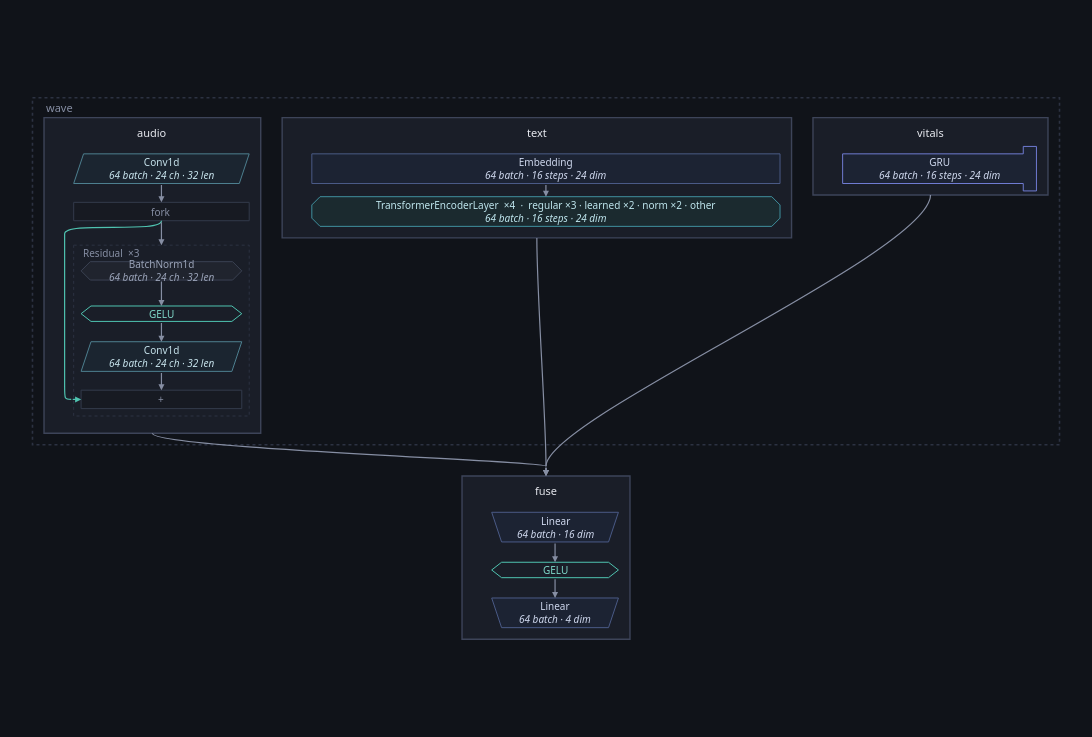

Notebook code for this chart:
### Code cell
healthy.figure(inside=architecture(healthy, ONE))

### Figure 1 — Plotly figure (JSON) as saved in the notebook; plotly's stock layout.template omitted (floating-point values rounded to 4 significant figures)
{"data": [{"hoverinfo": "text", "hovertext": ["<b>audio</b><br>class: Audio<br>device: cpu", "<b>text</b><br>class: Text<br>device: cpu", "<b>vitals</b><br>class: Vitals<br>device: cpu", "<b>fuse</b><br>class: Fuse<br>device: cpu"], "marker": {"opacity": 0, "size": 1}, "mode": "markers", "showlegend": false, "type": "scatter", "x": [145.5, 612.1, 1090.0, 623.2], "y": [215.5, 97.0, 71.0, 558.0]}], "layout": {"annotations": [{"align": "left", "font": {"color": "#868ea3", "family": "system-ui, -apple-system, Segoe UI, Roboto, sans-serif", "size": 11}, "showarrow": false, "text": "wave", "x": 14.0, "xanchor": "left", "y": 12.0, "yanchor": "middle"}, {"align": "center", "font": {"color": "#e7e9ef", "family": "system-ui, -apple-system, Segoe UI, Roboto, sans-serif", "size": 11}, "showarrow": false, "text": "audio", "x": 145.5, "xanchor": "center", "y": 41.5, "yanchor": "middle"}, {"align": "center", "font": {"color": "#c7e3ec", "family": "system-ui, -apple-system, Segoe UI, Roboto, sans-serif", "size": 10}, "showarrow": false, "text": "Conv1d<br><i>64 batch · 24 ch · 32 len</i>", "x": 156.5, "xanchor": "center", "y": 86.0, "yanchor": "middle"}, {"align": "center", "font": {"color": "#868ea3", "family": "system-ui, -apple-system, Segoe UI, Roboto, sans-serif", "size": 10}, "showarrow": false, "text": "fork", "x": 156.5, "xanchor": "center", "y": 138.0, "yanchor": "middle"}, {"align": "center", "font": {"color": "#9aa3b8", "family": "system-ui, -apple-system, Segoe UI, Roboto, sans-serif", "size": 10}, "showarrow": false, "text": "BatchNorm1d<br><i>64 batch · 24 ch · 32 len</i>", "x": 156.5, "xanchor": "center", "y": 210.0, "yanchor": "middle"}, {"align": "center", "font": {"color": "#7fd8c9", "family": "system-ui, -apple-system, Segoe UI, Roboto, sans-serif", "size": 10}, "showarrow": false, "text": "GELU", "x": 156.5, "xanchor": "center", "y": 262.0, "yanchor": "middle"}, {"align": "center", "font": {"color": "#c7e3ec", "family": "system-ui, -apple-system, Segoe UI, Roboto, sans-serif", "size": 10}, "showarrow": false, "text": "Conv1d<br><i>64 batch · 24 ch · 32 len</i>", "x": 156.5, "xanchor": "center", "y": 314.0, "yanchor": "middle"}, {"align": "center", "font": {"color": "#868ea3", "family": "system-ui, -apple-system, Segoe UI, Roboto, sans-serif", "size": 10}, "showarrow": false, "text": "+", "x": 156.5, "xanchor": "center", "y": 366.0, "yanchor": "middle"}, {"align": "left", "font": {"color": "#868ea3", "family": "system-ui, -apple-system, Segoe UI, Roboto, sans-serif", "size": 10}, "showarrow": false, "text": "Residual  ×3", "x": 59.0, "xanchor": "left", "y": 188.8, "yanchor": "middle"}, {"align": "center", "font": {"color": "#e7e9ef", "family": "system-ui, -apple-system, Segoe UI, Roboto, sans-serif", "size": 11}, "showarrow": false, "text": "text", "x": 612.1, "xanchor": "center", "y": 41.5, "yanchor": "middle"}, {"align": "center", "font": {"color": "#cfd8ee", "family": "system-ui, -apple-system, Segoe UI, Roboto, sans-serif", "size": 10}, "showarrow": false, "text": "Embedding<br><i>64 batch · 16 steps · 24 dim</i>", "x": 623.1, "xanchor": "center", "y": 86.0, "yanchor": "middle"}, {"align": "center", "font": {"color": "#bfe6ee", "family": "system-ui, -apple-system, Segoe UI, Roboto, sans-serif", "size": 10}, "showarrow": false, "text": "TransformerEncoderLayer  ×4  ·  regular ×3 · learned ×2 · norm ×2 · other<br><i>64 batch · 16 steps · 24 dim</i>", "x": 623.1, "xanchor": "center", "y": 138.0, "yanchor": "middle"}, {"align": "center", "font": {"color": "#e7e9ef", "family": "system-ui, -apple-system, Segoe UI, Roboto, sans-serif", "size": 11}, "showarrow": false, "text": "vitals", "x": 1090.0, "xanchor": "center", "y": 41.5, "yanchor": "middle"}, {"align": "center", "font": {"color": "#cfd8ee", "family": "system-ui, -apple-system, Segoe UI, Roboto, sans-serif", "size": 10}, "showarrow": false, "text": "GRU<br><i>64 batch · 16 steps · 24 dim</i>", "x": 1101.0, "xanchor": "center", "y": 86.0, "yanchor": "middle"}, {"align": "center", "font": {"color": "#e7e9ef", "family": "system-ui, -apple-system, Segoe UI, Roboto, sans-serif", "size": 11}, "showarrow": false, "text": "fuse", "x": 623.2, "xanchor": "center", "y": 476.5, "yanchor": "middle"}, {"align": "center", "font": {"color": "#cfd8ee", "family": "system-ui, -apple-system, Segoe UI, Roboto, sans-serif", "size": 10}, "showarrow": false, "text": "Linear<br><i>64 batch · 16 dim</i>", "x": 634.2, "xanchor": "center", "y": 521.0, "yanchor": "middle"}, {"align": "center", "font": {"color": "#7fd8c9", "family": "system-ui, -apple-system, Segoe UI, Roboto, sans-serif", "size": 10}, "showarrow": false, "text": "GELU", "x": 634.2, "xanchor": "center", "y": 573.0, "yanchor": "middle"}, {"align": "center", "font": {"color": "#cfd8ee", "family": "system-ui, -apple-system, Segoe UI, Roboto, sans-serif", "size": 10}, "showarrow": false, "text": "Linear<br><i>64 batch · 4 dim</i>", "x": 634.2, "xanchor": "center", "y": 625.0, "yanchor": "middle"}, {"arrowcolor": "#868ea3", "arrowhead": 2, "arrowsize": 1, "arrowwidth": 1.2, "ax": 156.5, "axref": "x", "ay": 149.2, "ayref": "y", "showarrow": true, "text": "", "x": 156.5, "xref": "x", "y": 178.8, "yref": "y"}, {"arrowcolor": "#868ea3", "arrowhead": 2, "arrowsize": 1, "arrowwidth": 1.2, "ax": 156.5, "axref": "x", "ay": 221.2, "ayref": "y", "showarrow": true, "text": "", "x": 156.5, "xref": "x", "y": 252.6, "yref": "y"}, {"arrowcolor": "#868ea3", "arrowhead": 2, "arrowsize": 1, "arrowwidth": 1.2, "ax": 156.5, "axref": "x", "ay": 271.4, "ayref": "y", "showarrow": true, "text": "", "x": 156.5, "xref": "x", "y": 296.0, "yref": "y"}, {"arrowcolor": "#4fc3b0", "arrowhead": 2, "arrowsize": 1, "arrowwidth": 1.2, "ax": 47.0, "axref": "x", "ay": 366.0, "ayref": "y", "showarrow": true, "text": "", "x": 59.0, "xref": "x", "y": 366.0, "yref": "y"}, {"arrowcolor": "#868ea3", "arrowhead": 2, "arrowsize": 1, "arrowwidth": 1.2, "ax": 156.5, "axref": "x", "ay": 332.0, "ayref": "y", "showarrow": true, "text": "", "x": 156.5, "xref": "x", "y": 354.8, "yref": "y"}, {"arrowcolor": "#868ea3", "arrowhead": 2, "arrowsize": 1, "arrowwidth": 1.2, "ax": 156.5, "axref": "x", "ay": 104.0, "ayref": "y", "showarrow": true, "text": "", "x": 156.5, "xref": "x", "y": 126.8, "yref": "y"}, {"arrowcolor": "#868ea3", "arrowhead": 2, "arrowsize": 1, "arrowwidth": 1.2, "ax": 623.1, "axref": "x", "ay": 104.0, "ayref": "y", "showarrow": true, "text": "", "x": 623.1, "xref": "x", "y": 120.0, "yref": "y"}, {"arrowcolor": "#868ea3", "arrowhead": 2, "arrowsize": 1, "arrowwidth": 1.2, "ax": 634.2, "axref": "x", "ay": 539.0, "ayref": "y", "showarrow": true, "text": "", "x": 634.2, "xref": "x", "y": 563.6, "yref": "y"}, {"arrowcolor": "#868ea3", "arrowhead": 2, "arrowsize": 1, "arrowwidth": 1.2, "ax": 634.2, "axref": "x", "ay": 582.4, "ayref": "y", "showarrow": true, "text": "", "x": 634.2, "xref": "x", "y": 607.0, "yref": "y"}, {"arrowcolor": "#868ea3", "arrowhead": 2, "arrowsize": 1, "arrowwidth": 1.2, "ax": 623.2, "axref": "x", "ay": 447.0, "ayref": "y", "showarrow": true, "text": "", "x": 623.2, "xref": "x", "y": 459.0, "yref": "y"}, {"arrowcolor": "#868ea3", "arrowhead": 2, "arrowsize": 1, "arrowwidth": 1.2, "ax": 623.2, "axref": "x", "ay": 447.0, "ayref": "y", "showarrow": true, "text": "", "x": 623.2, "xref": "x", "y": 459.0, "yref": "y"}, {"arrowcolor": "#868ea3", "arrowhead": 2, "arrowsize": 1, "arrowwidth": 1.2, "ax": 623.2, "axref": "x", "ay": 447.0, "ayref": "y", "showarrow": true, "text": "", "x": 623.2, "xref": "x", "y": 459.0, "yref": "y"}], "font": {"color": "#e7e9ef", "family": "system-ui, -apple-system, Segoe UI, Roboto, sans-serif", "size": 12}, "height": 737.0, "hoverlabel": {"align": "left", "bgcolor": "#1a1e28", "bordercolor": "#2c3242", "font": {"color": "#e7e9ef", "family": "system-ui, -apple-system, Segoe UI, Roboto, sans-serif"}}, "legend": {"bgcolor": "rgba(0,0,0,0)", "font": {"color": "#868ea3"}, "orientation": "h", "x": 1, "xanchor": "right", "y": 1.02, "yanchor": "bottom"}, "margin": {"b": 16, "l": 16, "r": 16, "t": 16}, "paper_bgcolor": "#101319", "plot_bgcolor": "#101319", "shapes": [{"fillcolor": "rgba(0,0,0,0)", "layer": "below", "line": {"color": "#2c3242", "dash": "dot", "width": 1.6}, "type": "rect", "x0": 0.0, "x1": 1246.0, "y0": 0.0, "y1": 421.0}, {"fillcolor": "#1a1e28", "layer": "below", "line": {"color": "#3d4459", "width": 1.4}, "type": "rect", "x0": 14.0, "x1": 277.0, "y0": 24.0, "y1": 407.0}, {"fillcolor": "#1b2530", "layer": "below", "line": {"color": "#4d7f8f", "width": 1.0}, "path": "M 62.0,68.0 L 263.0,68.0 L 251.0,104.0 L 50.0,104.0 Z", "type": "path", "xref": "x", "yref": "y"}, {"fillcolor": "#171a22", "layer": "below", "line": {"color": "#333a4b", "width": 1.0}, "path": "M 50.0,126.84 L 263.0,126.84 L 263.0,149.16 L 50.0,149.16 Z", "type": "path", "xref": "x", "yref": "y"}, {"fillcolor": "#20242e", "layer": "below", "line": {"color": "#3a4152", "width": 1.0}, "path": "M 70.16,198.84 L 242.84,198.84 L 254.0,210.0 L 242.84,221.16 L 70.16,221.16 L 59.0,210.0 Z", "type": "path", "xref": "x", "yref": "y"}, {"fillcolor": "rgba(0,0,0,0)", "layer": "below", "line": {"color": "#4fc3b0", "width": 1.0}, "path": "M 59.0,262.0 L 71.0,252.64 L 242.0,252.64 L 254.0,262.0 L 242.0,271.36 L 71.0,271.36 Z", "type": "path", "xref": "x", "yref": "y"}, {"fillcolor": "#1b2530", "layer": "below", "line": {"color": "#4d7f8f", "width": 1.0}, "path": "M 71.0,296.0 L 254.0,296.0 L 242.0,332.0 L 59.0,332.0 Z", "type": "path", "xref": "x", "yref": "y"}, {"fillcolor": "#171a22", "layer": "below", "line": {"color": "#333a4b", "width": 1.0}, "path": "M 59.0,354.84 L 254.0,354.84 L 254.0,377.15999999999997 L 59.0,377.15999999999997 Z", "type": "path", "xref": "x", "yref": "y"}, {"layer": "below", "line": {"color": "#2c3242", "dash": "dot", "width": 1.0}, "type": "rect", "x0": 50.0, "x1": 263.0, "y0": 178.8, "y1": 386.2}, {"fillcolor": "#1a1e28", "layer": "below", "line": {"color": "#3d4459", "width": 1.4}, "type": "rect", "x0": 303.0, "x1": 921.2, "y0": 24.0, "y1": 170.0}, {"fillcolor": "#1c2333", "layer": "below", "line": {"color": "#4a5a86", "width": 1.0}, "path": "M 339.0,68.0 L 907.2,68.0 L 907.2,104.0 L 339.0,104.0 Z", "type": "path", "xref": "x", "yref": "y"}, {"fillcolor": "#1b2a2f", "layer": "below", "line": {"color": "#3f8f9d", "width": 1.0}, "path": "M 349.0,120.0 L 897.2,120.0 L 907.2,130.0 L 907.2,146.0 L 897.2,156.0 L 349.0,156.0 L 339.0,146.0 L 339.0,130.0 Z", "type": "path", "xref": "x", "yref": "y"}, {"fillcolor": "#1a1e28", "layer": "below", "line": {"color": "#3d4459", "width": 1.4}, "type": "rect", "x0": 947.2, "x1": 1232.0, "y0": 24.0, "y1": 118.0}, {"fillcolor": "#1c2333", "layer": "below", "line": {"color": "#6f7bd1", "width": 1.0}, "path": "M 983.2,68.0 L 1202.4,68.0 L 1202.4,59.0 L 1218.4,59.0 L 1218.4,113.0 L 1202.4,113.0 L 1202.4,104.0 L 983.2,104.0 Z", "type": "path", "xref": "x", "yref": "y"}, {"fillcolor": "#1a1e28", "layer": "below", "line": {"color": "#3d4459", "width": 1.4}, "type": "rect", "x0": 521.3, "x1": 725.1, "y0": 459.0, "y1": 657.0}, {"fillcolor": "#1c2333", "layer": "below", "line": {"color": "#4a5a86", "width": 1.0}, "path": "M 557.3000000000001,503.0 L 711.1000000000001,503.0 L 699.1000000000001,539.0 L 569.3000000000001,539.0 Z", "type": "path", "xref": "x", "yref": "y"}, {"fillcolor": "rgba(0,0,0,0)", "layer": "below", "line": {"color": "#4fc3b0", "width": 1.0}, "path": "M 557.3000000000001,573.0 L 569.3000000000001,563.64 L 699.1000000000001,563.64 L 711.1000000000001,573.0 L 699.1000000000001,582.36 L 569.3000000000001,582.36 Z", "type": "path", "xref": "x", "yref": "y"}, {"fillcolor": "#1c2333", "layer": "below", "line": {"color": "#4a5a86", "width": 1.0}, "path": "M 557.3000000000001,607.0 L 711.1000000000001,607.0 L 699.1000000000001,643.0 L 569.3000000000001,643.0 Z", "type": "path", "xref": "x", "yref": "y"}, {"layer": "below", "line": {"color": "#4fc3b0", "width": 1.2}, "path": "M 156.5,149.16 C 156.5,165.16 39.0,149.16 39.0,165.16 L 39.0,350.0 C 39.0,366.0 39.0,366.0 47.0,366.0", "type": "path", "xref": "x", "yref": "y"}, {"layer": "below", "line": {"color": "#868ea3", "width": 1.2}, "path": "M 145.5,407.0 C 145.5,425.2 623.2,440.8 623.2,447.0", "type": "path", "xref": "x", "yref": "y"}, {"layer": "below", "line": {"color": "#868ea3", "width": 1.2}, "path": "M 612.1,170.0 C 612.1,240.0 623.2,389.0 623.2,447.0", "type": "path", "xref": "x", "yref": "y"}, {"layer": "below", "line": {"color": "#868ea3", "width": 1.2}, "path": "M 1089.8000000000002,118.0 C 1089.8000000000002,188.0 623.2,389.0 623.2,447.0", "type": "path", "xref": "x", "yref": "y"}], "width": 1326.0, "xaxis": {"range": [-20.0, 1266.0], "visible": false}, "yaxis": {"range": [677.0, -20], "scaleanchor": "x", "visible": false}}}
